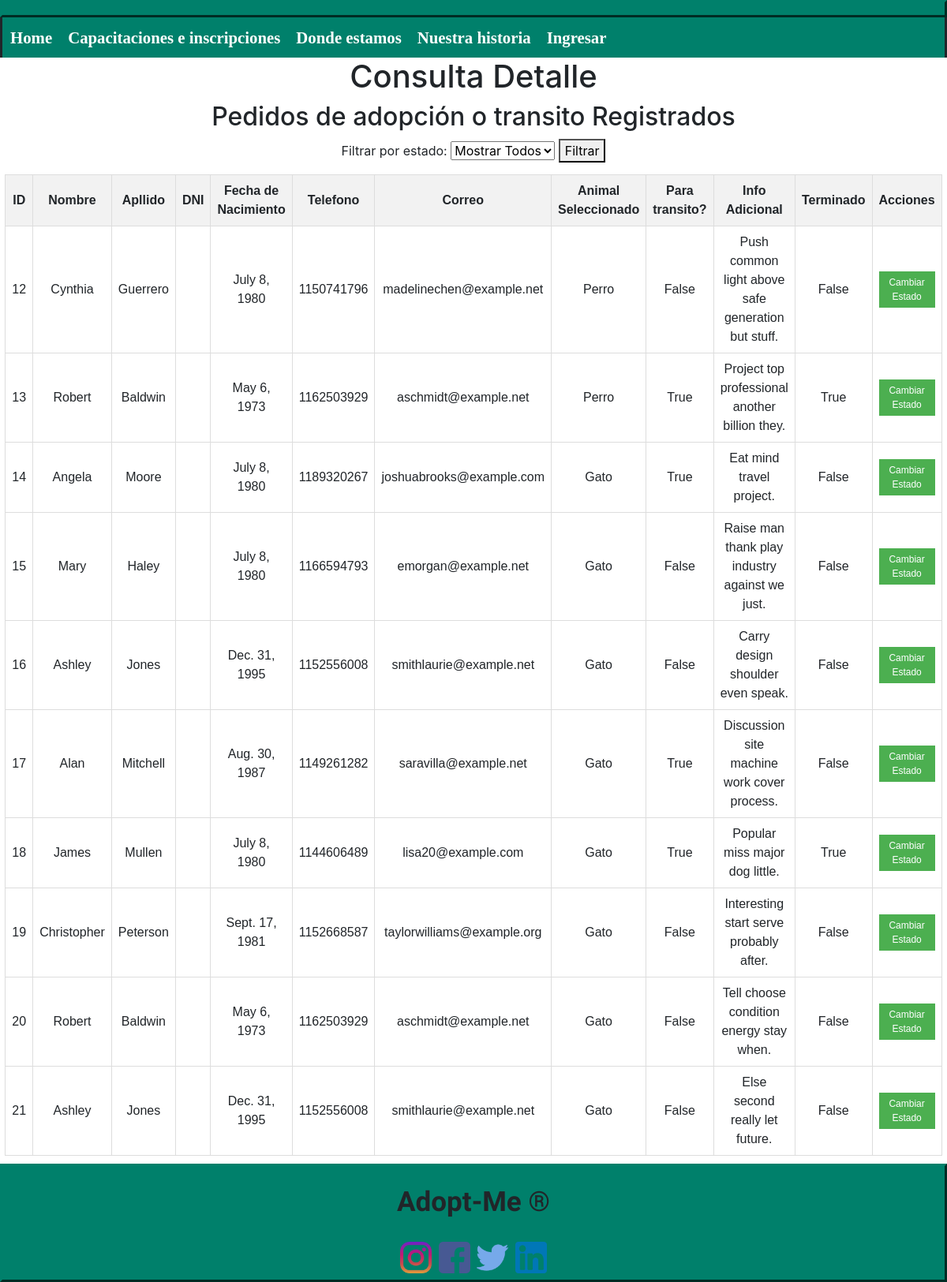
Screenshot of /notpublic/adoptar_detail/ with the database file from the repository.
### myapp/models.py (models this page shows, shortened)
class Adoptar(models.Model):
    id = models.AutoField(primary_key=True)
    info_adicional = models.TextField(blank=True)
    transito = models.BooleanField(default=False)
    id_animal = models.ForeignKey(Animal, on_delete=models.CASCADE)
    id_persona = models.ForeignKey(Persona, on_delete=models.CASCADE)
    fecha = models.DateTimeField(auto_now_add=True)
    estado = models.BooleanField(default=False)

class Persona(models.Model):
    id = models.AutoField(primary_key=True)
    nombre = models.CharField(max_length=30)
    apellido = models.CharField(max_length=30)
    telefono = models.IntegerField()
    correo = models.CharField(max_length=100)
    id_datospersonales = models.ForeignKey(Datos_Personales, on_delete=models.CASCADE, null=True)

class Datos_Personales(models.Model):
    id = models.AutoField(primary_key=True)
    dni = models.IntegerField()
    fecha_nacimiento = models.DateField(null=True)

class Animal(models.Model):
    id = models.AutoField(primary_key=True)
    animal = models.CharField(max_length=20)
    estado = models.BooleanField(default=True)

### myapp/views.py (the view)
# urls.py: path('notpublic/adoptar_detail/', views.filter_and_render, {'model_class': Adoptar, 'template_name': 'notpublic/consulta_adopcion.html'}, name='adoptar_detail'),
def filter_and_render(request, model_class, template_name):
    filtro = request.GET.get('estado_filtrar', None)
    if filtro is not None and filtro.isdigit():
        filtro = bool(int(filtro))  # Convert to boolean
    else:
        filtro = None  # Set to None if it's empty or not a valid integer
    datos = model_class.objects.all()
    if filtro is not None:
        datos = datos.filter(estado=filtro)
    return render(request, template_name, {
        'datos': datos,
    })

### myapp/templates/notpublic/consulta_adopcion.html (shortened to what this page needs)
{% extends 'layouts/base.html' %}
{% block content %}
<h1>Consulta Detalle</h1>
<h2>Pedidos de adopción o transito Registrados</h2>
<form method="GET">
    <label for="estado_filtrar">Filtrar por estado:</label>
    <select name="estado_filtrar" id="estado_filtrar">
        <option value="" selected>Mostrar Todos</option>
    </select>
    <button type="submit">Filtrar</button>
</form>
<table>
  <tr>
    <th>ID</th>
    <th>Nombre</th>
    <th>Apllido</th>
    <th>DNI</th>
    <th>Fecha de Nacimiento</th>
    <th>Telefono</th>
    <th>Correo</th>
    <th>Animal Seleccionado</th>
    <th>Para transito?</th>
    <th>Info Adicional</th>
    <th>Terminado</th>
    <th>Acciones</th>
  </tr>
  {% for dato in datos %}
    <tr>
      <td>{{ dato.id }}</td>
      <td>{{ dato.id_persona.nombre }}</td>
      <td>{{ dato.id_persona.apellido }}</td>
      <td>{{ dato.id_persona.id_datospersonales..dni }}</td>
      <td>{{ dato.id_persona.id_datospersonales.fecha_nacimiento }}</td>
      <td>{{ dato.id_persona.telefono }}</td>
      <td>{{ dato.id_persona.correo }}</td>
      <td>{{ dato.id_animal.animal }}</td>
      <td>{{ dato.transito }}</td>
      <td>{{ dato.info_adicional }}</td>
      <td>{{ dato.estado }}</td>
      <td>
        <form method="POST" action="{% url 'change_adopcion' dato.id %}">
          <button type="submit" class="change-state-button">Cambiar Estado</button>
        </form>
      </td>
    </tr>
  {% endfor %}
</table>
{% endblock %}

### myapp/static/styles/stylesheet.css (style rules this page uses)
form { animation:animatezoom 2s }
table { font-family: Arial, sans-serif; border-collapse: collapse; width: 80%; margin: 10px auto; }
th, td { border: 1px solid #dddddd; text-align: left; padding: 8px; }
th { background-color: #f2f2f2; }
.change-state-button { background-color: #4CAF50; color: white; border: none; padding: 5px 10px; text-align: center; text-decoration: none; display: inline-block; font-size: 12px; cursor: pointer; }
h1, h2, form { text-align: center; }

### myapp/templates/notpublic/consulta_adopcion.html (style rules this page uses)
table { font-family: Arial, sans-serif; border-collapse: collapse; width: 80%; margin: 10px auto; }
th, td { border: 1px solid #dddddd; text-align: left; padding: 8px; }
th { background-color: #f2f2f2; }
.change-state-button { background-color: #4CAF50; color: white; border: none; padding: 5px 10px; text-align: center; text-decoration: none; display: inline-block; font-size: 12px; cursor: pointer; }
h1, h2, form, th, td { text-align: center; }

### rows the page displays
Adoptar: id "12", id_persona.nombre "Cynthia", id_persona.apellido "Guerrero", id_persona.id_datospersonales.fecha_nacimiento "July 8, 1980", id_persona.telefono "1150741796", id_persona.correo "madelinechen@example.net", id_animal.animal "Perro", transito "False", info_adicional "Push common light above safe generation but stuff.", estado "False"
Adoptar: id "13", id_persona.nombre "Robert", id_persona.apellido "Baldwin", id_persona.id_datospersonales.fecha_nacimiento "May 6, 1973", id_persona.telefono "1162503929", id_persona.correo "aschmidt@example.net", id_animal.animal "Perro", transito "True", info_adicional "Project top professional another billion they.", estado "True"
Adoptar: id "14", id_persona.nombre "Angela", id_persona.apellido "Moore", id_persona.id_datospersonales.fecha_nacimiento "July 8, 1980", id_persona.telefono "1189320267", id_persona.correo "joshuabrooks@example.com", id_animal.animal "Gato", transito "True", info_adicional "Eat mind travel project.", estado "False"
Adoptar: id "15", id_persona.nombre "Mary", id_persona.apellido "Haley", id_persona.id_datospersonales.fecha_nacimiento "July 8, 1980", id_persona.telefono "1166594793", id_persona.correo "emorgan@example.net", id_animal.animal "Gato", transito "False", info_adicional "Raise man thank play industry against we just.", estado "False"
Adoptar: id "16", id_persona.nombre "Ashley", id_persona.apellido "Jones", id_persona.id_datospersonales.fecha_nacimiento "Dec. 31, 1995", id_persona.telefono "1152556008", id_persona.correo "smithlaurie@example.net", id_animal.animal "Gato", transito "False", info_adicional "Carry design shoulder even speak.", estado "False"
Adoptar: id "17", id_persona.nombre "Alan", id_persona.apellido "Mitchell", id_persona.id_datospersonales.fecha_nacimiento "Aug. 30, 1987", id_persona.telefono "1149261282", id_persona.correo "saravilla@example.net", id_animal.animal "Gato", transito "True", info_adicional "Discussion site machine work cover process.", estado "False"
Adoptar: id "18", id_persona.nombre "James", id_persona.apellido "Mullen", id_persona.id_datospersonales.fecha_nacimiento "July 8, 1980", id_persona.telefono "1144606489", id_persona.correo "lisa20@example.com", id_animal.animal "Gato", transito "True", info_adicional "Popular miss major dog little.", estado "True"
Adoptar: id "19", id_persona.nombre "Christopher", id_persona.apellido "Peterson", id_persona.id_datospersonales.fecha_nacimiento "Sept. 17, 1981", id_persona.telefono "1152668587", id_persona.correo "taylorwilliams@example.org", id_animal.animal "Gato", transito "False", info_adicional "Interesting start serve probably after.", estado "False"
Adoptar: id "20", id_persona.nombre "Robert", id_persona.apellido "Baldwin", id_persona.id_datospersonales.fecha_nacimiento "May 6, 1973", id_persona.telefono "1162503929", id_persona.correo "aschmidt@example.net", id_animal.animal "Gato", transito "False", info_adicional "Tell choose condition energy stay when.", estado "False"
Adoptar: id "21", id_persona.nombre "Ashley", id_persona.apellido "Jones", id_persona.id_datospersonales.fecha_nacimiento "Dec. 31, 1995", id_persona.telefono "1152556008", id_persona.correo "smithlaurie@example.net", id_animal.animal "Gato", transito "False", info_adicional "Else second really let future.", estado "False"
